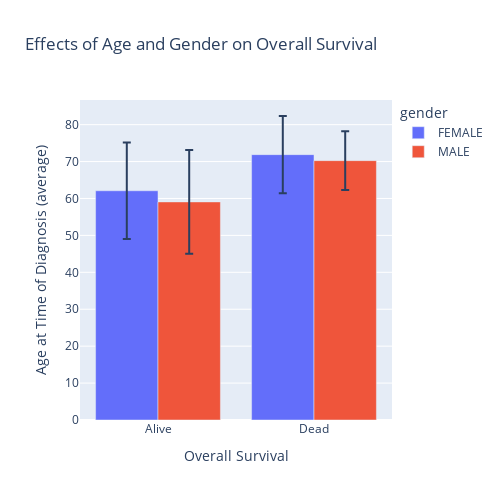

Notebook source saved alongside this figure:
### Markdown cell above
### 3.2. Data Exploration

### Code cell
import plotly.express as px
d = df[['OS', 'gender', 'age_at_initial_pathologic_diagnosis']].groupby(['OS','gender'],as_index=False).mean()
std = df[['OS', 'gender', 'age_at_initial_pathologic_diagnosis']].groupby(['OS','gender'],as_index=False).std()
fig = px.bar(d, x="OS", color="gender",
             y='age_at_initial_pathologic_diagnosis', error_y=std['age_at_initial_pathologic_diagnosis'],
             barmode='group', labels={'OS': 'Overall Survival', 'age_at_initial_pathologic_diagnosis':'Age at Time of Diagnosis (average)'},
             height=500, width=500, title='Effects of Age and Gender on Overall Survival')
fig.show()

### Figure 1 — Plotly figure (JSON) as saved in the notebook; plotly's stock layout.template omitted (floating-point values rounded to 4 significant figures)
{"data": [{"alignmentgroup": "True", "error_y": {"array": [13.05, 10.47]}, "hovertemplate": "gender=FEMALE<br>Overall Survival=%{x}<br>Age at Time of Diagnosis (average)=%{y}<extra></extra>", "legendgroup": "FEMALE", "marker": {"color": "#636efa", "pattern": {"shape": ""}}, "name": "FEMALE", "offsetgroup": "FEMALE", "orientation": "v", "showlegend": true, "textposition": "auto", "type": "bar", "x": ["Alive", "Dead"], "xaxis": "x", "y": [62.1, 71.88], "yaxis": "y"}, {"alignmentgroup": "True", "error_y": {"array": [14.04, 7.963]}, "hovertemplate": "gender=MALE<br>Overall Survival=%{x}<br>Age at Time of Diagnosis (average)=%{y}<extra></extra>", "legendgroup": "MALE", "marker": {"color": "#EF553B", "pattern": {"shape": ""}}, "name": "MALE", "offsetgroup": "MALE", "orientation": "v", "showlegend": true, "textposition": "auto", "type": "bar", "x": ["Alive", "Dead"], "xaxis": "x", "y": [59.07, 70.25], "yaxis": "y"}], "layout": {"barmode": "group", "height": 500, "legend": {"title": {"text": "gender"}, "tracegroupgap": 0}, "title": {"text": "Effects of Age and Gender on Overall Survival"}, "width": 500, "xaxis": {"anchor": "y", "domain": [0, 1], "title": {"text": "Overall Survival"}}, "yaxis": {"anchor": "x", "domain": [0, 1], "title": {"text": "Age at Time of Diagnosis (average)"}}}}
